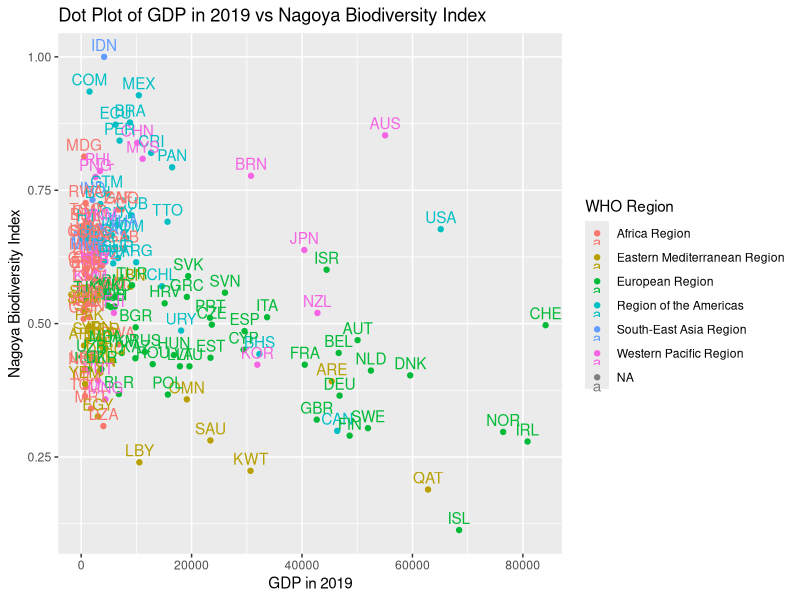

Here is the R script that generated this plot:
library(readr)
library(tidyverse)
library(dplyr)
library(ggplot2)

biod.raw <- read.csv("BiodiversityByCountryGBO1.csv")
gdp.raw <- read.csv("GDPLast4Years.csv")


df <- right_join(biod.raw, gdp.raw, by = c("iso_a3_eh" = "Code"))

ggplot(df, aes(x = X2019, y = NBI, label = iso_a3_eh, color = WHO_Region)) +
  geom_point() +      
  geom_text(vjust = -0.5) +   
  labs(x = "GDP in 2019", y = "Nagoya Biodiversity Index", color = "WHO Region") +  
  ggtitle("Dot Plot of GDP in 2019 vs Nagoya Biodiversity Index") + 
  coord_cartesian(xlim = c(0, 83000))
